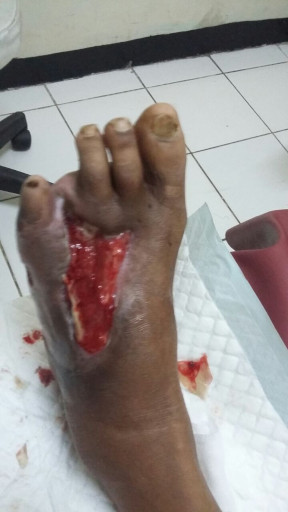
#> input picture wound_acm/dataset_3/luka_merah/ready/2.jpg, 288 x 512 px, found by its file name
$ jupyter execute --allow-errors 02_acm_interpolation.ipynb
#> lines starting #> are read from the running program, lines starting #| are printed output that depends on the picture
# Active Contour Model (Snake) Interpolation

[cell 1]
import sys
import os

# mengambil path dari project root (menghindari ModuleNotFoundError)
project_root = os.path.abspath(os.path.join(os.getcwd(), '..'))
sys.path.append(project_root)

## Set default parameters & load image

[cell 2]
from skimage.io import imread
from skimage.color import rgb2gray
import matplotlib.pyplot as plt

my_dpi = 120 # https://www.infobyip.com/detectmonitordpi.php

cr, cc, rad = 120, 265, 85
sigma, sample = 3.5, 400
alpha, beta, gamma = 0.015, 10, 0.001
max_iter = 800


img_path, img_name, img_extension = "../data/luka_hitam/images", "2", "jpg"
path = f"{img_path}/{img_name}.{img_extension}"

#> (the rest of this cell did not finish here and is left out)

## Snake Initialization (Circle)

[cell 3]
import numpy as np

theta = np.linspace(0, 2*np.pi, sample)
#> theta = 400 values from 0 to 6.28
r = cr + rad*np.sin(theta)
#> r = 400 values, max 205 at index 100, min 35 at index 299, mean 120
c = cc + rad*np.cos(theta)
#> c = 400 values, max 350 at index 0, min 180 at index 199, mean 265.2
snake_init = np.array([r, c]).T
#> snake_init = 400 pairs, first value 35 to 205, second value 180 to 350
snake_xy = snake_init[:, ::-1]
#> snake_xy = 400 pairs, first value 180 to 350, second value 35 to 205
x = snake_xy[:, 0].astype(float)
#> x has the same summary as c
y = snake_xy[:, 1].astype(float)
#> y has the same summary as r
snake_len = len(x)
#> snake_len = 400

#> (the rest of this cell did not finish here and is left out)

## Energy external

[cell 4]
from skimage.filters import gaussian, sobel
from skimage.util import img_as_float

#> (the rest of this cell did not finish here and is left out)

## Energy internal (matrix)

[cell 5]
a = beta
b = -(4*beta + alpha)
c = 6*beta + 2*alpha

eye_n = np.eye(snake_len, dtype=float)
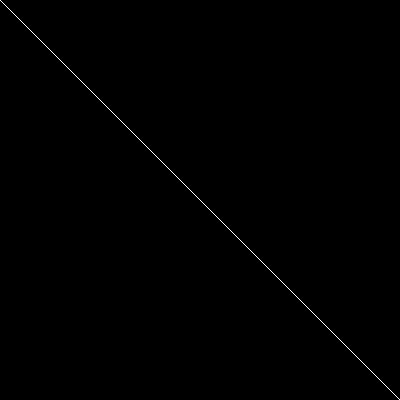
#> eye_n: shape (400, 400) float64; values 0 (black) and 1 (white), 0.25% white in thin lines or dots

c_axis = c * eye_n
#> c_axis: shape (400, 400) float64; values 0 (black) and 60.03 (white), 0.25% white in thin lines or dots
b_axis = b * ( np.roll(eye_n, -1, axis=0) + np.roll(eye_n, -1, axis=1) )
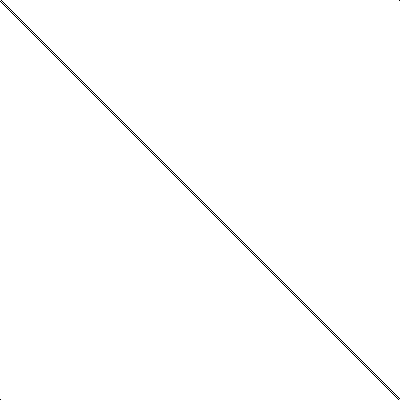
#> b_axis: shape (400, 400) float64; values -40.02 (black) and 0 (white), 99.5% white; black in thin lines or dots
a_axis = a * ( np.roll(eye_n, -2, axis=0) + np.roll(eye_n, -2, axis=1) )
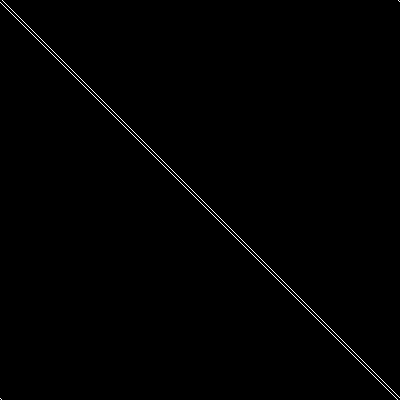
#> a_axis: shape (400, 400) float64; values 0 (black) and 10 (white), 0.5% white in thin lines or dots

A = c_axis + b_axis + a_axis
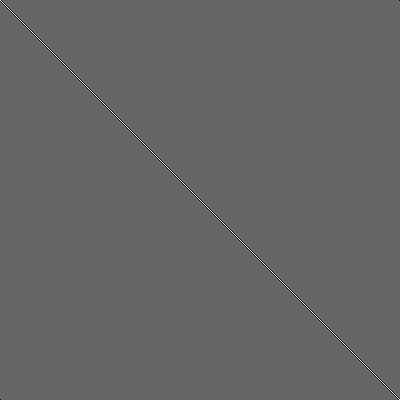
#> A: shape (400, 400) float64; min -40.02, max 60.03, mean 0; drawn with min black and max white

# Only one inversion is needed for implicit spline energy minimization. skimage
inv = np.linalg.inv(A + gamma * eye_n)
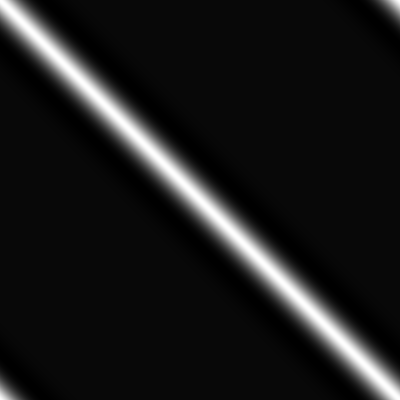
#> inv: shape (400, 400) float64; min -1.15, max 34.14, mean 2.5; drawn with min black and max white
inv = inv.astype(float, copy=False)

inv

## Deform Snake

[cell 6]
from scipy.interpolate import RectBivariateSpline

#> (the rest of this cell did not finish here and is left out)

## Final Snake region

#> (a cell that did not finish here is left out)

## Groundtruth

#> (a cell that did not finish here is left out)

## Region based validation accuracy

[cell 9]
existing_result = imread("../data/luka_hitam/output/interpolation/2.jpg")
#> existing_result is the input picture: shape (512, 288, 3); mean R, G, B 150.5, 143.3, 140.1

sum_gt = 0
sum_int = 0

#> (the rest of this cell did not finish here and is left out)
